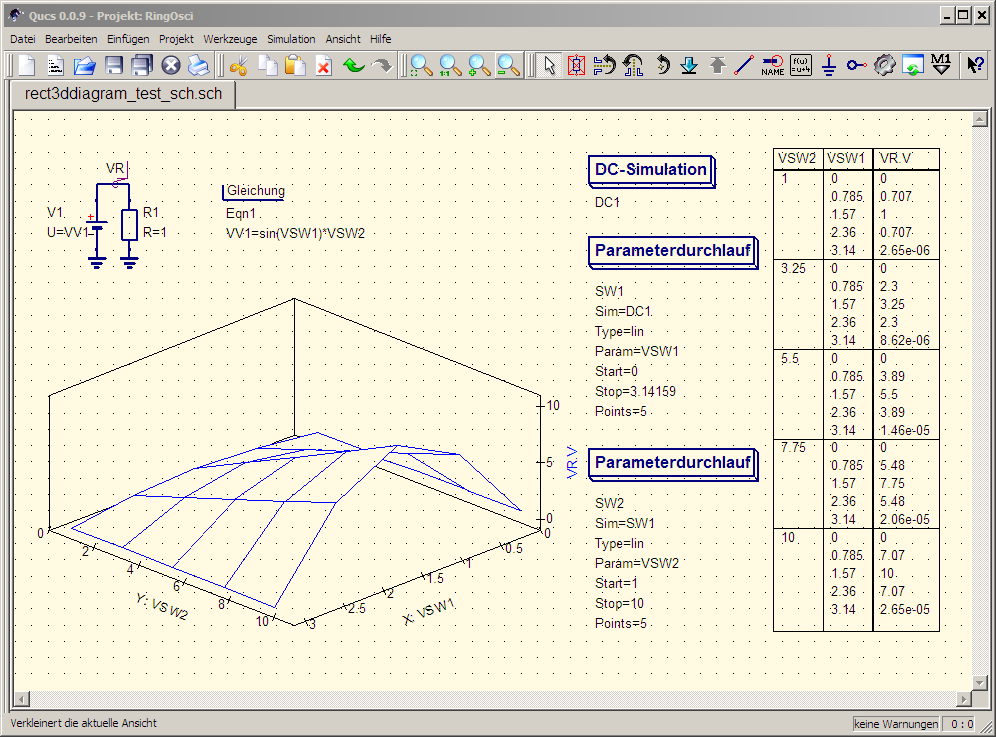
#> input picture testsuite/GUI_rect3ddiagram_prj/qucs_rect3ddiagram_0.0.9.PNG, 996 x 737 px
$ python img_diff.py
#> lines starting #> are read from the running program, lines starting #| are printed output that depends on the picture; after the words box and inside, x2 and y2 are one past the last pixel; in counts of white or black regions, pixels touching at a corner belong together
# copyright by ldpgh @ 2016

import sys
import numpy as np
import cv2

# For automation - means non-interactive ...
# change shw(...., timeout=0, ..) to a value other than 0


# rect3ddiagram ... ca. position and size to evaluate
ref_name="qucs_rect3ddiagram_0.0.9.PNG"
tst_name="qucs_rect3ddiagram_0.0.19.PNG"
x0=20
y0=370
ww=520
hh=270

# waveform color definition for inRange() filter
blue_min=np.array([112,148,148])
blue_max=np.array([125,255,255])

try:
  if sys.argv[1]:
    print("WARNING testmode for PASS using tst_name=ref_name=%s" % (ref_name))
    tst_name=ref_name
except:
  pass

def img_filt_low_coord(img):
  x_min=len(img[0])
  y_min=len(img)
  # performance issue in numpy, if accessing small arrays (Pixel px, px[0])
  # in the loop center very often
  l_img=img.tolist()
  for yy in range(len(img)):
    for xx in range(len(l_img[yy])):
      px=l_img[yy][xx]
      # mit mask=cv2.bitwise_and() test px=array([0, 0, 0], dtype=uint8)
      #                            oder    array([255, 0, 0], dtype=uint8)
      if px[0] > 128:
        if xx<x_min:
          x_min=xx
        if yy<y_min:
          y_min=yy
  return y_min, x_min

def img_filt(img):
  global blue_min, blue_max
  # convert image to HSV color style for inRange() operation
  img_hsv=cv2.cvtColor(img, cv2.COLOR_BGR2HSV)
  # define blue color range for filter operation
  img_msk=cv2.inRange(img_hsv, blue_min, blue_max)
  # Bitwise-AND the mask and image ... returns [0,0,0] or [255,0,0]
  retimg=cv2.bitwise_and(img, img, mask=img_msk)
  return retimg

def shw(img, timeout=0, title="image"):
  cv2.imshow(title, img)
  cv2.waitKey(timeout)
#  cv2.destroyAllWindows()

def check_pixel_is_set(img):
  limg=img.tolist()
  for xx in limg:
    for px in xx:
      if px[0] is not 0:
        return True
  return False

# load images
img_ref=cv2.imread(ref_name)
#> img_ref is the input picture: shape (737, 996, 3); mean B, G, R 211.6, 228.9, 233.3
img_tst=cv2.imread(tst_name)
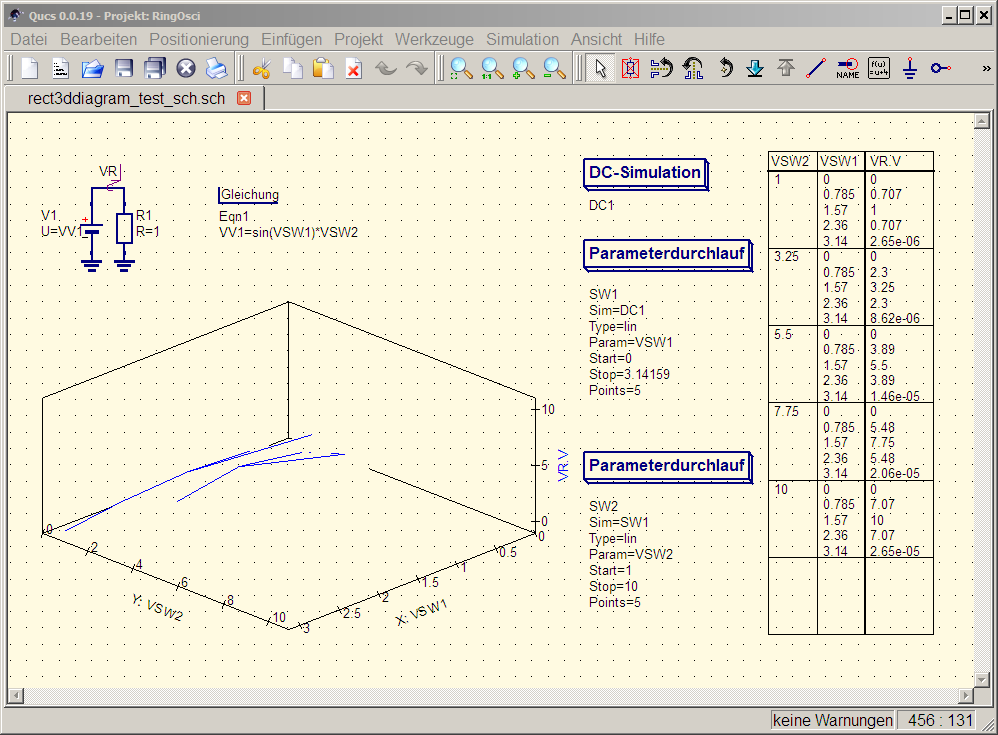
#> input picture testsuite/GUI_rect3ddiagram_prj/qucs_rect3ddiagram_0.0.19.PNG, 998 x 735 px
#> img_tst is the input picture: shape (735, 998, 3); mean B, G, R 211.6, 229.5, 234

# extract blue pixel, keep image size unchanged for later offset correction
img_ref=img_filt(img_ref)
#> in img_filt, `img_hsv=cv2.cvtColor(img, cv2.COLOR_BGR2HSV)`: img_hsv: shape (737, 996, 3); mean H, S, V 24.8, 30.6, 236.3
#> in img_filt, `img_msk=cv2.inRange(img_hsv, blue_min, blue_max)`:
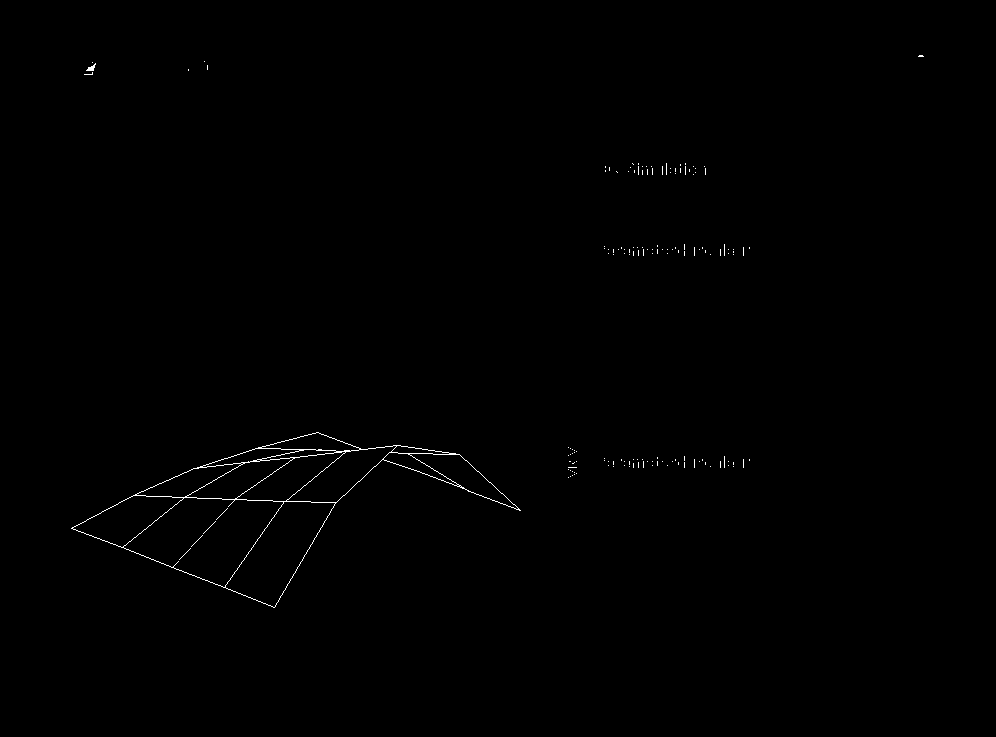
#> img_msk: shape (737, 996); 0.33% white in thin lines or dots, all inside (x1, y1, x2, y2) = (71, 55, 924, 608)
img_tst=img_filt(img_tst)
#> in img_filt (call 2), `img_hsv=cv2.cvtColor(img, cv2.COLOR_BGR2HSV)`: img_hsv: shape (735, 998, 3); mean H, S, V 24.6, 30.1, 236.5
#> in img_filt (call 2), `img_msk=cv2.inRange(img_hsv, blue_min, blue_max)`:
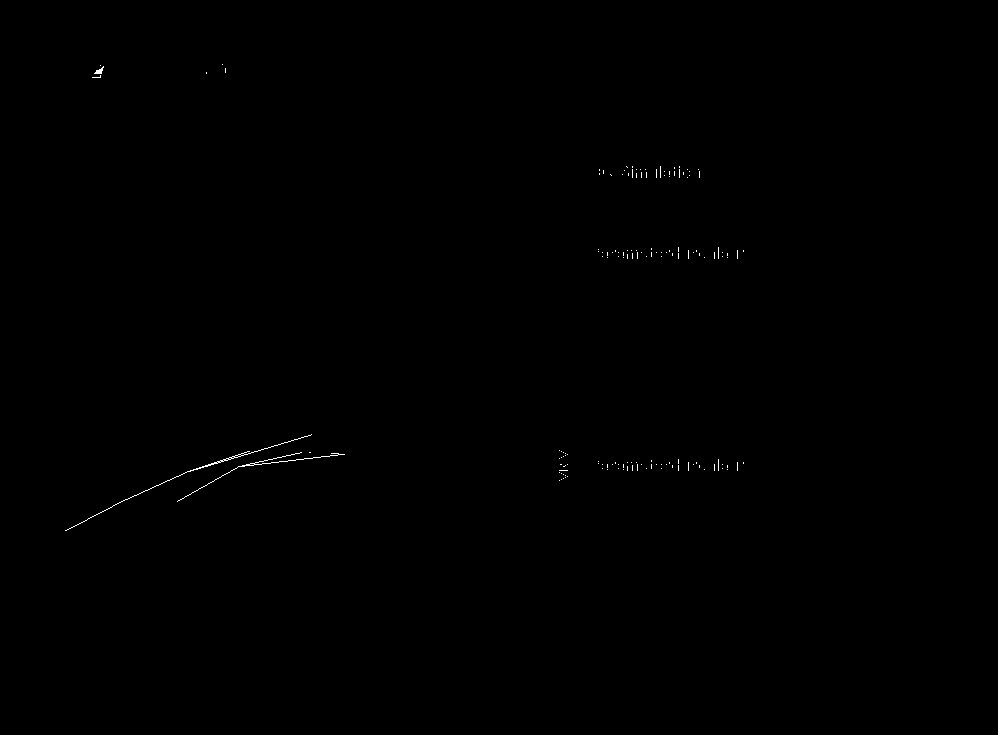
#> img_msk: shape (735, 998); 0.13% white in thin lines or dots, all inside (x1, y1, x2, y2) = (65, 64, 744, 531)

# find most top and most left pixel position in predefined diagram region only
img_ref_y_min, img_ref_x_min=img_filt_low_coord(img_ref[y0:y0+hh, x0:x0+ww])
#> in img_filt_low_coord, `x_min=len(img[0])`: x_min = 520
#> in img_filt_low_coord, `y_min=len(img)`: y_min = 270
#> in img_filt_low_coord, `l_img=img.tolist()`: l_img = 270 items
#> after the loop in img_filt_low_coord, `for yy in range(len(img)):`: x_min = 51; y_min = 62
#> img_ref_y_min = 62; img_ref_x_min = 51
img_tst_y_min, img_tst_x_min=img_filt_low_coord(img_tst[y0:y0+hh, x0:x0+ww])
#> img_tst_y_min = 64; img_tst_x_min = 45

# calculate the offset between the blue waveforms in the images
dy=img_tst_y_min-img_ref_y_min
#> dy = 2
dx=img_tst_x_min-img_ref_x_min
#> dx = -6

# final cut-out for the comparison including offset correction of tst-image
img_ref=img_ref[y0:y0+hh, x0:x0+ww]
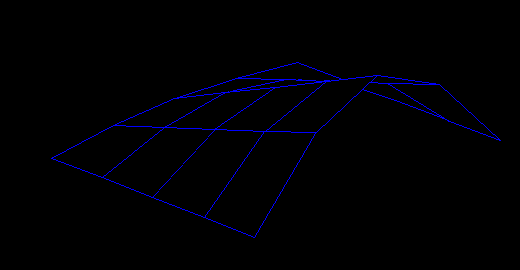
#> img_ref: shape (270, 520, 3); mean B, G, R 3.6, 0, 0
img_tst=img_tst[y0+dy:y0+dy+hh, x0+dx:x0+dx+ww]
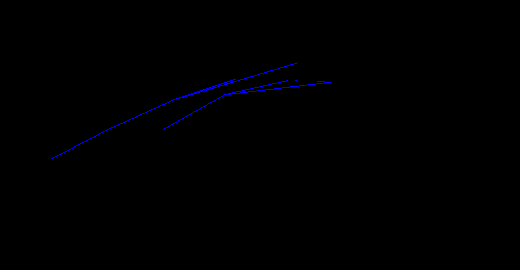
#> img_tst: shape (270, 520, 3); mean B, G, R 1, 0, 0

# show the input images
shw(img_ref, title="ref")
shw(img_tst, title="tst")
# show the compare results
shw(img_tst-img_ref, title="tst-ref")
shw(img_ref-img_tst, title="ref-tst")
shw(img_ref^img_tst, title="ref^tst") #, timeout=0)
#> in shw (call 5), `cv2.imshow(title, img)`:
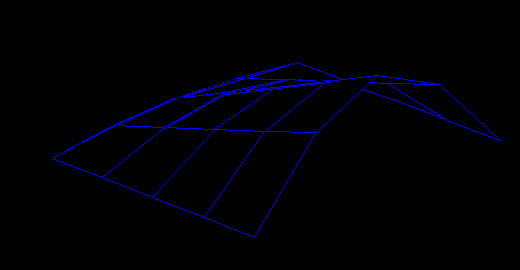
#> window 'ref^tst': shape (270, 520, 3); mean B, G, R 4.3, 0, 0

if check_pixel_is_set(img_tst-img_ref):
#> in check_pixel_is_set, `limg=img.tolist()`: limg = 270 items
#> the loop in check_pixel_is_set, `for xx in limg:` made 63 passes
  print("FAILED")
else:
  print("PASS")
